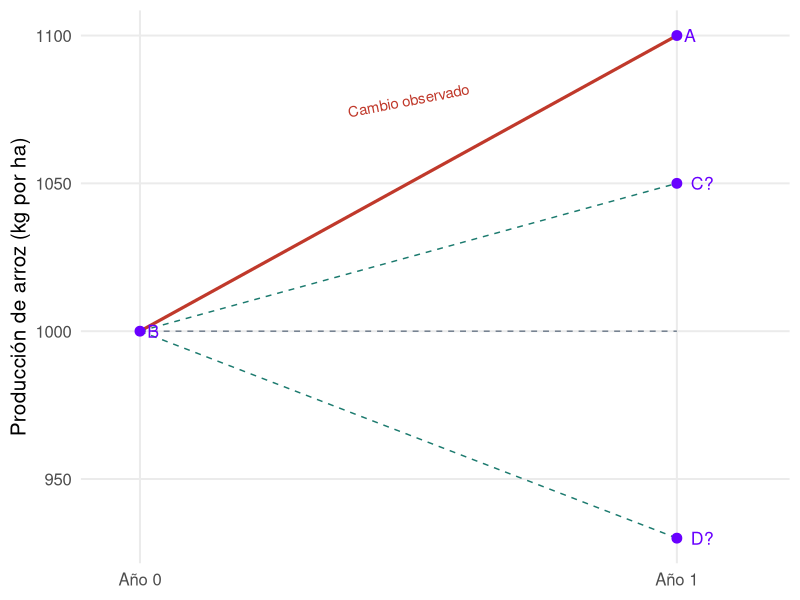
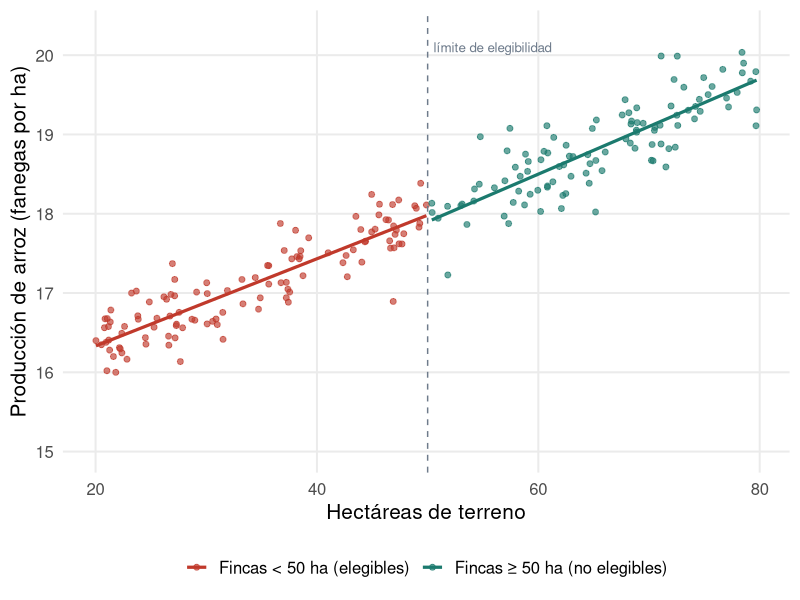
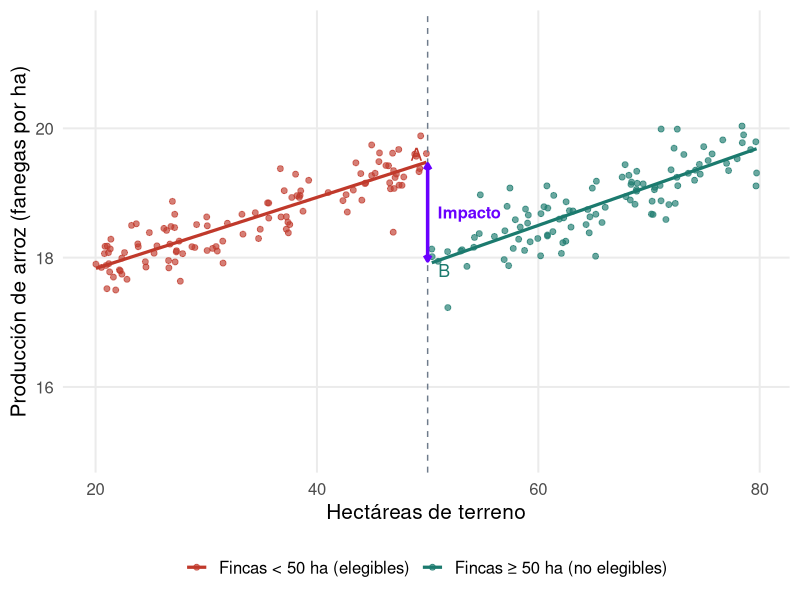
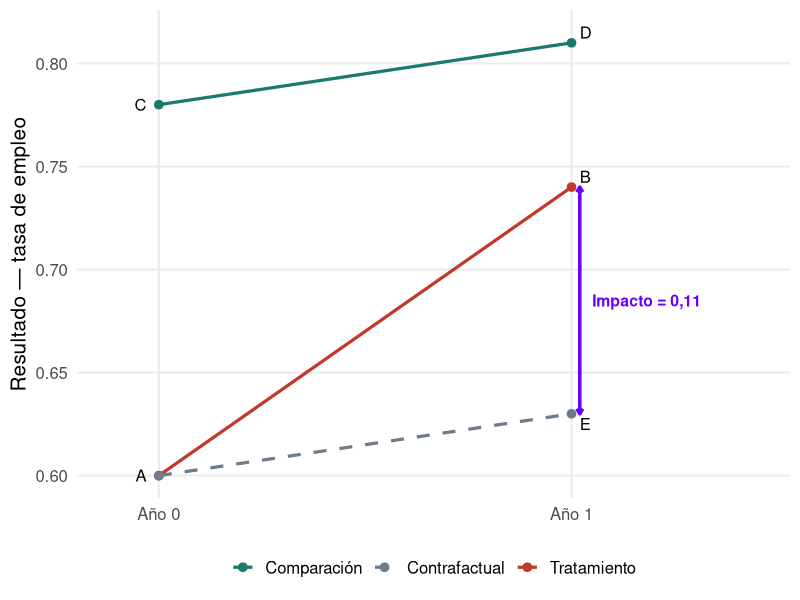
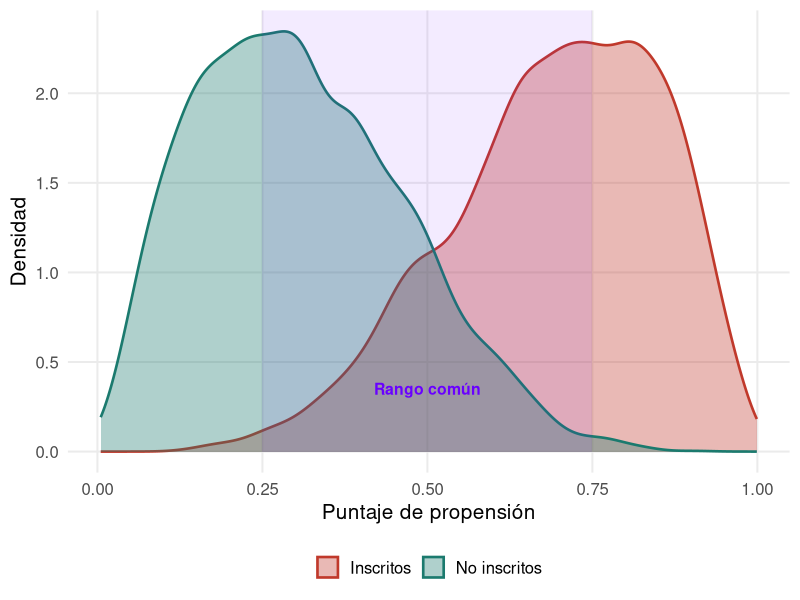

Recreate these plots in R, in order.
## ---- chunk 1
options(htmltools.dir.version = FALSE)
knitr::opts_chunk$set(
  echo = FALSE, warning = FALSE, message = FALSE,
  fig.retina = 3, fig.align = "center", dev = "png"
)
library(ggplot2)
library(grid)   # para unit() y arrow() en las anotaciones

# Paleta coherente con custom.css
col_principal  <- "#6900ff" ##23395B
col_acento     <- "#C0392B"
col_secundario <- "#1B7A6E"
col_suave      <- "#6E7B8B"

tema_clase <- theme_minimal(base_size = 15) +
  theme(
    panel.grid.minor = element_blank(),
    legend.position  = "bottom",
    legend.title     = element_blank(),
    plot.caption     = element_text(color = col_suave, size = 10)
  )
## ---- chunk 2
df_ad <- data.frame(
  anio     = c(0, 1, 1, 1),
  valor    = c(1000, 1100, 1050, 930),
  etiqueta = c("B", "A", "C?", "D?")
)

ggplot(df_ad, aes(anio, valor)) +
  annotate("segment", x = 0, y = 1000, xend = 1, yend = 1100,
           color = col_acento, linewidth = 1.1) +
  annotate("segment", x = 0, y = 1000, xend = 1, yend = 1000,
           color = col_suave, linetype = "dashed") +
  annotate("segment", x = 0, y = 1000, xend = 1, yend = 1050,
           color = col_secundario, linetype = "dashed") +
  annotate("segment", x = 0, y = 1000, xend = 1, yend = 930,
           color = col_secundario, linetype = "dashed") +
  geom_point(size = 3, color = col_principal) +
  geom_text(aes(label = etiqueta), hjust = -0.6,
            size = 4.5, color = col_principal) +
  annotate("text", x = 0.5, y = 1078, label = "Cambio observado",
           color = col_acento, size = 3.8, angle = 11) +
  scale_x_continuous(breaks = c(0, 1), labels = c("Año 0", "Año 1"),
                     limits = c(-0.05, 1.15)) +
  labs(x = NULL, y = "Producción de arroz (kg por ha)") +
  tema_clase + theme(legend.position = "none")
## ---- chunk 3
set.seed(2024)
n <- 220
drd <- data.frame(hectareas = runif(n, 20, 80))
drd$grupo <- ifelse(drd$hectareas < 50,
                    "Fincas < 50 ha (elegibles)",
                    "Fincas ≥ 50 ha (no elegibles)")
drd$base <- 15.2 + 0.055 * drd$hectareas + rnorm(n, 0, 0.30)

ggplot(drd, aes(hectareas, base, color = grupo)) +
  geom_point(alpha = 0.65, size = 1.7) +
  geom_smooth(method = "lm", se = FALSE, linewidth = 1.1) +
  geom_vline(xintercept = 50, linetype = "dashed", color = col_suave) +
  annotate("text", x = 50, y = 20.1, label = "límite de elegibilidad",
           hjust = -0.05, size = 3.4, color = col_suave) +
  scale_color_manual(values = c(col_acento, col_secundario)) +
  coord_cartesian(ylim = c(15, 20.3)) +
  labs(x = "Hectáreas de terreno",
       y = "Producción de arroz (fanegas por ha)") +
  tema_clase
## ---- chunk 4
drd$seguimiento <- drd$base + ifelse(drd$hectareas < 50, 1.5, 0)

ggplot(drd, aes(hectareas, seguimiento, color = grupo)) +
  geom_point(alpha = 0.65, size = 1.7) +
  geom_smooth(method = "lm", se = FALSE, linewidth = 1.1) +
  geom_vline(xintercept = 50, linetype = "dashed", color = col_suave) +
  annotate("segment", x = 50, xend = 50, y = 17.95, yend = 19.45,
           color = col_principal, linewidth = 1.2,
           arrow = arrow(ends = "both", length = unit(0.16, "cm"))) +
  annotate("text", x = 50, y = 18.7, label = "  Impacto",
           hjust = 0, size = 4.2, color = col_principal, fontface = "bold") +
  annotate("text", x = 49, y = 19.6, label = "A", size = 4.5, color = col_acento) +
  annotate("text", x = 51.5, y = 17.8, label = "B", size = 4.5, color = col_secundario) +
  scale_color_manual(values = c(col_acento, col_secundario)) +
  coord_cartesian(ylim = c(15, 21.5)) +
  labs(x = "Hectáreas de terreno",
       y = "Producción de arroz (fanegas por ha)") +
  tema_clase
## ---- chunk 5
dd <- data.frame(
  tiempo = rep(c(0, 1), 3),
  valor  = c(0.60, 0.74, 0.78, 0.81, 0.60, 0.63),
  grupo  = rep(c("Tratamiento", "Comparación", "Contrafactual"), each = 2)
)

ggplot(dd, aes(tiempo, valor, color = grupo, linetype = grupo)) +
  geom_line(linewidth = 1.1) +
  geom_point(size = 2.6) +
  annotate("segment", x = 1.02, xend = 1.02, y = 0.63, yend = 0.74,
           color = col_principal, linewidth = 1.2,
           arrow = arrow(ends = "both", length = unit(0.15, "cm"))) +
  annotate("text", x = 1.05, y = 0.685, label = "Impacto = 0,11",
           hjust = 0, size = 4, color = col_principal, fontface = "bold") +
  annotate("text", x = -0.03, y = 0.60, label = "A", hjust = 1, size = 4.2) +
  annotate("text", x = 1.02, y = 0.745, label = "B", hjust = 0, size = 4.2) +
  annotate("text", x = -0.03, y = 0.78, label = "C", hjust = 1, size = 4.2) +
  annotate("text", x = 1.02, y = 0.815, label = "D", hjust = 0, size = 4.2) +
  annotate("text", x = 1.02, y = 0.625, label = "E", hjust = 0, size = 4.2) +
  scale_color_manual(values = c(col_secundario, col_suave, col_acento)) +
  scale_linetype_manual(values = c("solid", "dashed", "solid")) +
  scale_x_continuous(breaks = c(0, 1), labels = c("Año 0", "Año 1"),
                     limits = c(-0.12, 1.45)) +
  labs(x = NULL, y = "Resultado — tasa de empleo") +
  tema_clase + theme(legend.position = "bottom")
## ---- chunk 6
set.seed(11)
rc <- data.frame(
  ps = c(rbeta(4000, 2.2, 5), rbeta(4000, 5, 2.2)),
  grupo = rep(c("No inscritos", "Inscritos"), each = 4000)
)

ggplot(rc, aes(ps, fill = grupo, color = grupo)) +
  geom_density(alpha = 0.35, linewidth = 0.9) +
  annotate("rect", xmin = 0.25, xmax = 0.75, ymin = 0, ymax = Inf,
           alpha = 0.08, fill = col_principal) +
  annotate("text", x = 0.5, y = 0.35, label = "Rango común",
           size = 4, color = col_principal, fontface = "bold") +
  scale_fill_manual(values = c(col_acento, col_secundario)) +
  scale_color_manual(values = c(col_acento, col_secundario)) +
  labs(x = "Puntaje de propensión", y = "Densidad") +
  tema_clase
